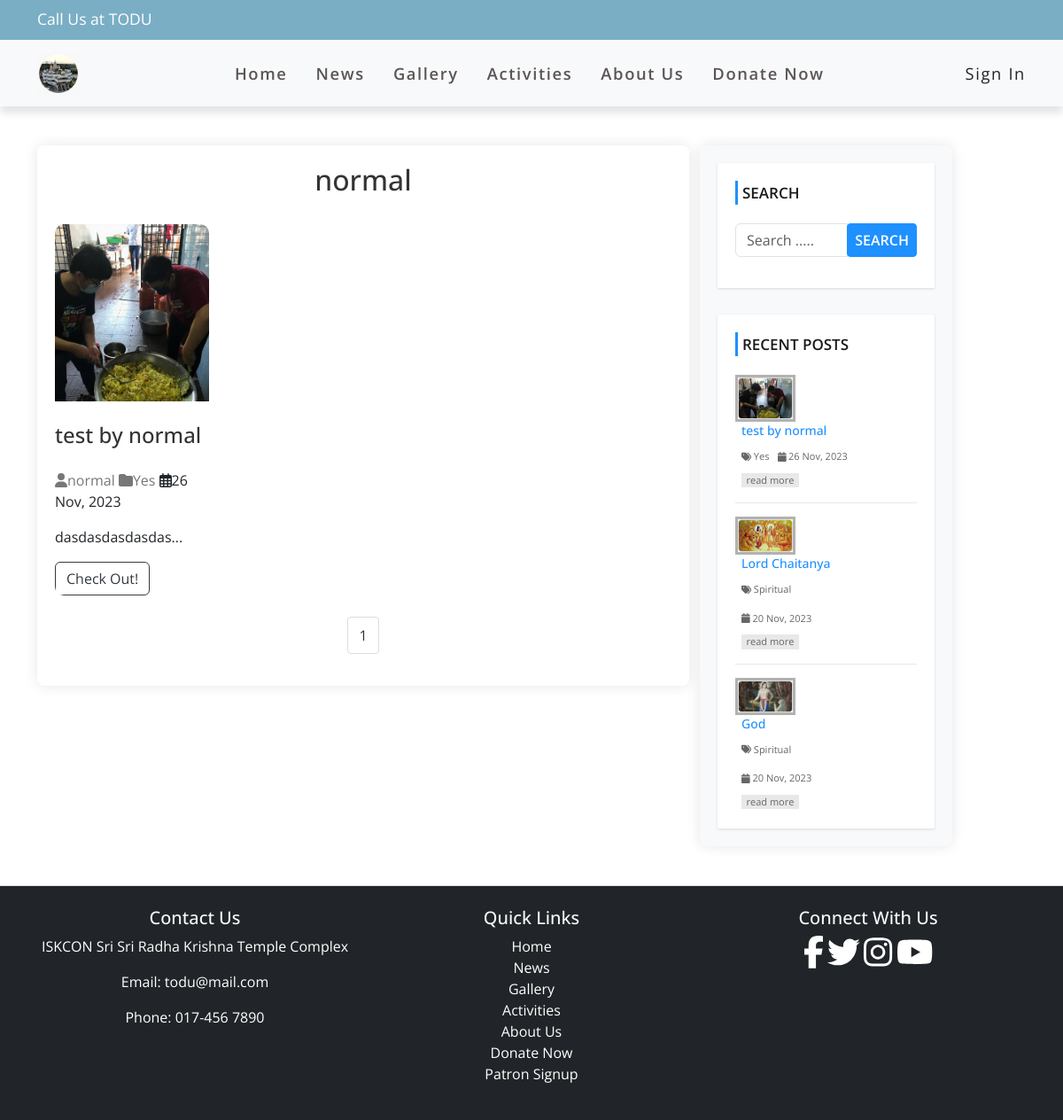
The page /author.php?aid=11 on the database its author committed.
### tables this page shows
CREATE TABLE `news_table` (
  `news_id` int(11) NOT NULL,
  `title` varchar(100) NOT NULL,
  `description` text NOT NULL,
  `category` varchar(100) NOT NULL,
  `publish_date` varchar(50) NOT NULL,
  `author` int(11) NOT NULL,
  `news_img` varchar(100) NOT NULL
);

CREATE TABLE `member_table` (
  `member_id` int(11) NOT NULL,
  `first_name` varchar(50) NOT NULL,
  `last_name` varchar(50) NOT NULL,
  `username` varchar(50) NOT NULL,
  `email` varchar(50) NOT NULL,
  `contact` varchar(50) NOT NULL,
  `password` varchar(50) NOT NULL,
  `role` varchar(50) NOT NULL
);

CREATE TABLE `category_table` (
  `category_id` int(11) NOT NULL,
  `category_name` varchar(100) NOT NULL,
  `post` int(11) NOT NULL
);

### author.php (the view, shortened to what this page needs)
<?php include ('includes/header.php'); ?>
<div id="main-content">
    <div class="container">
        <div class="row my-4">
            <div class="col-lg-8">
                <div class="post-container">
                    <?php
                    include ('includes/dbconnect.php');
                    if(isset($_GET['aid'])){
                        $auth_id = $_GET['aid'];
                    }
                    $sql1 = "SELECT * FROM news_table JOIN member_table
                            ON news_table.author= member_table.member_id
                            WHERE news_table.author = {$auth_id}";
                    $result1 = mysqli_query($conn, $sql1) or die ("Query Failed.");
                    $row1 = mysqli_fetch_assoc($result1);
                    ?>
                    <h2 class="page-heading"><?php echo $row1['username']; ?></h2>
                    <?php
                    include ('includes/dbconnect.php');
                    $limit = 3;
                    if (isset($_GET ['page'])) {
                        $page = $_GET ['page'];
                    } else {
                        $page = 1;
                    }
                    $offset = ($page - 1) * $limit;
                    $sql = "SELECT news_table.news_id, news_table.title, news_table.description,news_table.publish_date, news_table.author,
                    category_table.category_name, member_table.username, news_table.category, news_table.news_img FROM news_table
                    LEFT JOIN category_table ON news_table.category = category_table.category_id
                    LEFT JOIN member_table ON news_table.author = member_table.member_id
                    WHERE news_table.author = {$auth_id}
                    ORDER BY news_table.news_id DESC LIMIT {$offset}, {$limit}";
                    $result = mysqli_query($conn, $sql) or die("Query Failed.");
                    if (mysqli_num_rows($result) > 0) {
                        while($row = mysqli_fetch_assoc($result)) {
                    ?>
                    <div class="col-lg-3 col-md-6 my-4  news-item">
                        <a href="single_news.php?id=<?php echo $row['news_id'];?>">
                            <img src="admin/upload/<?php echo $row['news_img']; ?>" alt="" class="w-100" />
                        </a>
                        <h4 class="my-4">
                            <a href="single_news.php?id=<?php echo $row['news_id'];?>"><?php echo $row['title']; ?></a>
                        </h4>
                        <p class="news-meta">
                            <a href='author.php?aid=<?php echo $row['author']; ?>' class="author">
                                <i class="fas fa-user"></i><?php echo $row['username']; ?>
                            </a>
                            <a href='category.php?cid=<?php echo $row['category']; ?>' class="category">
                                <i class="fas fa-folder"></i><?php echo $row['category_name']; ?>
                            </a>
                            <span class="date">
                                <i class="far fa-calendar-alt"></i><?php echo $row['publish_date']; ?>
                            </span>
                        </p>
                        <p>
                            <?php echo substr($row['description'], 0, 100). "..."; ?>
                        </p>
                        <a href="single_news.php?id=<?php echo $row['news_id'];?>" class="btn btn-outline-dark btn-md">Check Out!</a>
                    </div>
                    <?php
                        }
                    } else {
                        echo "<h2>No Record Found.</h2>";
                    }
                    if (mysqli_num_rows($result1) > 0) {
                        $total_records = mysqli_num_rows($result1);
                        $total_page = ceil ($total_records / $limit);
                        echo '<ul class="pagination admin-pagination">';
                        for($i = 1; $i <= $total_page; $i++){
                            if ($i == $page){
                                $active = "active";
                            } else {
                                $active = "";
                            }
                            echo '<li class="'.$active.'"><a href="author.php?aid='.$auth_id.'&page='.$i.'">'.$i.'</a></li>';
                        }
                        echo '</ul>';
                    } else {
                        echo "<h2>No Records Found.</h2>";
                    }
                    ?>
                </div>
            </div>
            <?php include 'sidebar.php'; ?>
        </div>
    </div>
</div>
<?php include ('includes/footer.php'); ?>

### sidebar.php
<div id="sidebar" class="col-md-3">
    <div class="search-box-container">
        <h4>Search</h4>
        <form class="search-post" action="search.php" method="GET">
            <div class="input-group">
                <input type="text" name="search" class="form-control" placeholder="Search .....">
                <span class="input-group-btn">
                    <button type="submit" class="btn btn-danger">Search</button>
                </span>
            </div>
        </form>
    </div>
    <div class="recent-post-container">
        <h4>Recent Posts</h4>
        <?php
        include ('includes/dbconnect.php');
        $limit = 3;
        $sql = "SELECT news_table.news_id, news_table.title, news_table.publish_date,
        category_table.category_name, news_table.category, news_table.news_img FROM news_table
        LEFT JOIN category_table ON news_table.category = category_table.category_id
        ORDER BY news_table.news_id DESC LIMIT {$limit}";
        $result = mysqli_query($conn, $sql) or die("Query Failed. : Recent Post");
        if (mysqli_num_rows($result) > 0) {
            while($row = mysqli_fetch_assoc($result)) {
        ?>
        <div class="recent-post">
            <a class="post-img" href="single_news.php?id=<?php echo $row['news_id'];?>">
                <img src="admin/upload/<?php echo $row['news_img']; ?>" alt=""/>
            </a>
            <div class="post-content">
                <h5><a href="single_news.php?id=<?php echo $row['news_id'];?>"><?php echo $row['title']; ?></a></h5>
                <span>
                    <i class="fa fa-tags" aria-hidden="true"></i>
                    <a href='category.php?cid=<?php echo $row['category']; ?>'><?php echo $row['category_name']; ?></a>
                </span>
                <span>
                    <i class="fa fa-calendar" aria-hidden="true"></i>
                    <?php echo $row['publish_date']; ?>
                </span>
                <a class="read-more" href="single_news.php?id=<?php echo $row['news_id'];?>">read more</a>
            </div>
        </div>
        <?php
            }
        }
        ?>
    </div>
</div>

### css/style.css (style rules this page uses)
body { overflow-x: hidden; font-family: "Open Sans", sans-serif; }
a { text-decoration: none; color: #333; }
.btn-danger { background-color: #ac2615; border: 0.05rem solid #ac2615; }
.news-item { position: relative; overflow: hidden; border-radius: 10px; transition: transform 0.3s ease-in-out; }
.news-item img { height: 200px; object-fit: cover; transition: transform 0.3s ease-in-out; }
.news-item a { color: #333; text-decoration: none; }
.news-item h4 { font-size: 1.5rem; margin-bottom: 10px; }
.news-meta a { color: #777; text-decoration: none; }
.news-item .btn-outline-dark { background-color: transparent; border-color: #343a40; color: #343a40; }
.pagination { display: flex; justify-content: center; margin-top: 20px; }
.pagination li { margin: 0 5px; padding: 8px 12px; border: 1px solid #ddd; border-radius: 4px; cursor: pointer; }
h2 { color: #333; text-align: center; margin-bottom: 30px; }
#main-content { padding-top: 20px; padding-bottom: 20px; }
.post-container { margin-bottom: 30px; background-color: #fff; padding: 20px; border-radius: 8px; box-shadow: 0 0 15px rgba(0, 0, 0, 0.1); }
#sidebar { background-color: #f8f9fa; padding: 20px; border-radius: 8px; box-shadow: 0 0 15px rgba(0, 0, 0, 0.1); }
#sidebar h4 { color: #1a1a1a; font-size: 17px; line-height: 27px; font-weight: 600; text-transform: uppercase; padding: 0 0 0 5px; margin: 0 0 21px; border-left: 3px solid #1e90ff; }
#sidebar .search-box-container { background-color: #fff; padding: 20px; margin: 0 0 30px; box-shadow: 0 1px 3px rgba(0, 0, 0, 0.13); }
#sidebar .search-post { padding: 0; }
#sidebar .search-post input { color: #606060; }
#sidebar .search-post .btn { font-weight: 600; text-transform: uppercase; padding: 6px 8px; background-color: #1e90ff; border-color: #1e90ff; outline: none; }
#sidebar .recent-post-container { padding: 20px; background: #fff; box-shadow: 0 1px 3px rgba(0, 0, 0, 0.13); }
#sidebar .recent-post { border-bottom: 1px solid #e7e7e7; padding: 0 0 15px; margin: 0 0 15px; }
#sidebar .recent-post:last-child { margin: 0; padding: 0; border: none; }
#sidebar .recent-post .post-img { display: inline-block; width: 33%; border: 3px solid rgba(0, 0, 0, 0.3); vertical-align: top; transition: border 0.3s; }
#sidebar .recent-post .post-img img { width: 100%; }
#sidebar .recent-post .post-content { width: 65%; display: inline-block; border: none; padding: 0 0 0 7px; margin: 0; }
#sidebar .recent-post h5 { font-size: 14px; line-height: 20px; margin: 0 0 5px; }
#sidebar .recent-post h5 a { color: #1e90ff; }
#sidebar .recent-post span { color: #666; font-size: 11px; display: inline-block; margin: 0 5px 10px 0; }
#sidebar .recent-post span a { color: #666; }
#sidebar .recent-post a.read-more { color: #666; background-color: rgba(0, 0, 0, 0.09); width: 65px; font-size: 11px; text-align: center; padding: 0; display: block; transition: all 0.3s; }
.search-box-container h4 { color: #333; margin-bottom: 10px; }
.search-post .input-group { margin-bottom: 15px; }
.search-post .btn { border-radius: 4px; }
.recent-post-container h4 { color: #333; margin-bottom: 10px; }
.recent-post { margin-bottom: 20px; }
.recent-post img { display: inline-block; width: 30%; height: auto; border-radius: 4px; border: 1px solid #ddd; vertical-align: top; transition: border 0.3s; }

### rows shown on the page
news_table: member_table.username "normal", news_img (picture), title "test by normal", category_table.category_name "Yes", publish_date "26 Nov, 2023", description "dasdasdasdasdas"
news_table: news_img (picture), title "Lord Chaitanya", category_table.category_name "Spiritual", publish_date "20 Nov, 2023"
news_table: news_img (picture), title "God", category_table.category_name "Spiritual", publish_date "20 Nov, 2023"
